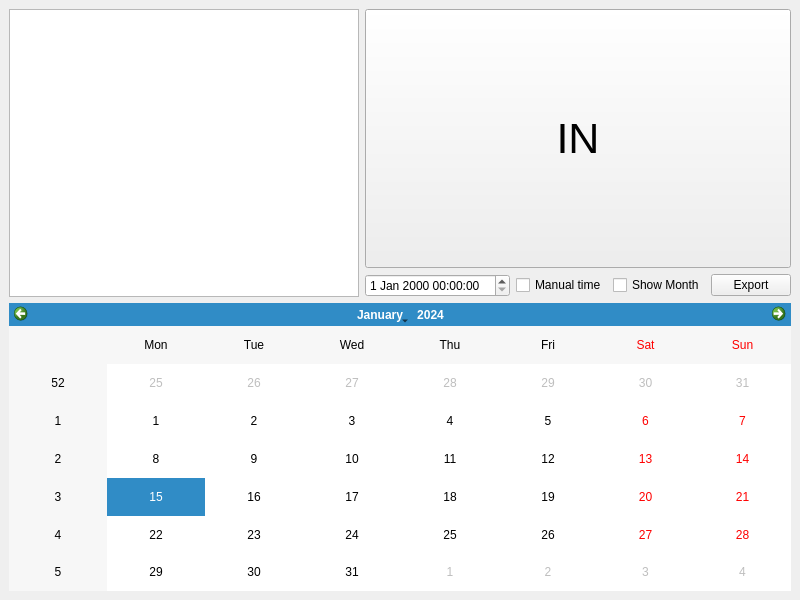
<?xml version="1.0" encoding="UTF-8"?>
<ui version="4.0">
 <class>MainWindow</class>
 <widget class="QMainWindow" name="MainWindow">
  <property name="geometry">
   <rect>
    <x>0</x>
    <y>0</y>
    <width>800</width>
    <height>600</height>
   </rect>
  </property>
  <property name="windowTitle">
   <string>Time Log</string>
  </property>
  <widget class="QWidget" name="centralwidget">
   <layout class="QVBoxLayout" name="verticalLayout_2">
    <item>
     <layout class="QHBoxLayout" name="horizontalLayout_2">
      <item>
       <widget class="QListView" name="listView">
        <property name="selectionBehavior">
         <enum>QAbstractItemView::SelectRows</enum>
        </property>
       </widget>
      </item>
      <item>
       <layout class="QVBoxLayout" name="verticalLayout">
        <item>
         <widget class="QToolButton" name="inOutButton">
          <property name="sizePolicy">
           <sizepolicy hsizetype="Expanding" vsizetype="Expanding">
            <horstretch>0</horstretch>
            <verstretch>0</verstretch>
           </sizepolicy>
          </property>
          <property name="font">
           <font>
            <pointsize>32</pointsize>
           </font>
          </property>
          <property name="text">
           <string>IN</string>
          </property>
         </widget>
        </item>
        <item>
         <layout class="QHBoxLayout" name="horizontalLayout">
          <item>
           <widget class="QDateTimeEdit" name="manualTime"/>
          </item>
          <item>
           <widget class="QCheckBox" name="manualTimeCheck">
            <property name="text">
             <string>Manual time</string>
            </property>
           </widget>
          </item>
          <item>
           <widget class="QCheckBox" name="showMonth">
            <property name="text">
             <string>Show Month</string>
            </property>
           </widget>
          </item>
          <item>
           <widget class="QPushButton" name="exportButton">
            <property name="text">
             <string>Export</string>
            </property>
           </widget>
          </item>
         </layout>
        </item>
       </layout>
      </item>
     </layout>
    </item>
    <item>
     <widget class="QCalendarWidget" name="calendarWidget"/>
    </item>
   </layout>
  </widget>
 </widget>
 <resources/>
 <connections/>
</ui>
